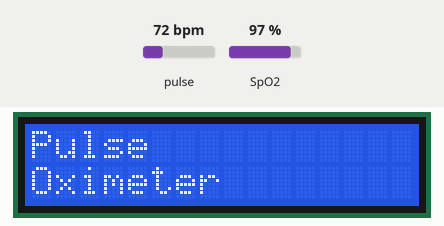
This sketch was run on a simulated Arduino Uno, built with avr-gcc and run on an emulated ATmega328P. On the bench: 16×2 character LCD. The inputs (shaded band) are chosen by the test bench; at power-on: SpO2 97 %, pulse 72 bpm. What the sketch prints to the serial monitor is not drawn.

Above: at 0.1 s.
At 3.2 s:
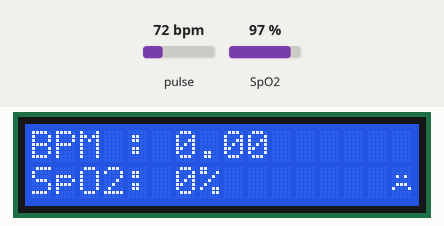
3.3 s: SpO2 set to 94 %
Timing chart, 0 to 3.4 s (numbered marks = the images above; inputs shaded):
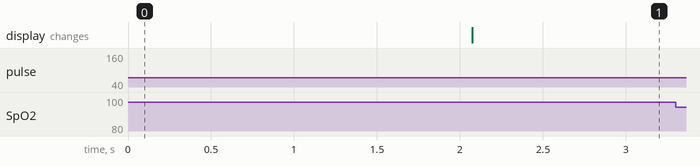

The sketch:

O2_Sensor_Project.ino
```cpp
#include <LiquidCrystal.h>
#include <string.h>
#include <Wire.h>
#include "MAX30100_PulseOximeter.h"

#define REPORTING_PERIOD_MS 1000

//These const ints define the pins that are being used between the arduino and the lcd screen
const int rs = 2,
          en = 3,
          d4 = 6,
          d5 = 7,
          d6 = 8,
          d7 = 9;

LiquidCrystal lcd(rs, en, d4, d5 ,d6, d7);
String Hello = "Peace Be Upon You";
String Hate = "Joe Mama, Got 'em";
//The byte below represents one of indices of the lcd screen
/**
byte bot[8] = {
  0b01110,
  0b01110,
  0b00100,
  0b11111,
  0b00100,
  0b00100,
  0b01010,
  0b10001
};
**/
byte smile[] = {
  B00000,
  B00000,
  B01010,
  B00000,
  B10001,
  B01110,
  B00000,
  B00000
};
byte mod[] = {
  B00000,
  B00000,
  B01010,
  B00000,
  B11111,
  B00000,
  B00000,
  B00000
};
byte sad[] = {
  B00000,
  B00000,
  B01010,
  B00000,
  B01110,
  B10001,
  B00000,
  B00000
};

PulseOximeter pox; //Define the oximeter object
uint32_t tsLastReport = 0;


void onBeatDetected(){
  Serial.println("Beat!!!");
}

void setup() {

  Serial.begin(115200); // Generally you want the baud rate for all devices to be the same (parameter of the begin function)
  lcd.begin(16,2); // initializing the grid size of the lcd screens
  lcd.createChar(1,smile);
  lcd.createChar(2, mod);
  lcd.createChar(3, sad);
  lcd.setCursor(0, 0);
  lcd.print("Pulse");
  lcd.setCursor(0, 1);
  lcd.print("Oximeter");
  Serial.println("test");
  delay(2000);

  //if-else statements to check if the initialization worked or not
  if(!pox.begin()){
    Serial.println("FAILED");
    for(;;);
  }
  else{
    Serial.println("SUCCESS");
  }
  pox.setIRLedCurrent(MAX30100_LED_CURR_7_6MA);

  pox.setOnBeatDetectedCallback(onBeatDetected);
}

void loop() {
  // put your main code here, to run repeatedly:
  Serial.println("loop");
  pox.update();
  //if the interval between reports has been too long
  if (millis() - tsLastReport > REPORTING_PERIOD_MS){
    lcd.clear();
    lcd.setCursor(0, 0);
    lcd.print("BPM : ");
    lcd.print(pox.getHeartRate());
    lcd.setCursor(0, 1);
    lcd.print("SpO2: ");
    lcd.print(pox.getSpO2());
    lcd.print("%");
    tsLastReport = millis();
    //If O2 reading is 96 or above (which is normal)
    if(pox.getSpO2() >= 96){
      lcd.setCursor(15, 1);
      lcd.write(1);
    }
    //If O2 reading is between 91 and 95 (a bit lower than normal)
    else if (pox.getSpO2() <= 95 && pox.getSpO2() >= 91){
      lcd.setCursor(15, 1);
      lcd.write(2);
    }
    //If O2 reading is below 90 (which is bad, should seek medical help/attention)
    else if (pox.getSpO2() <= 90){
      lcd.setCursor(15, 1);
      lcd.write(3);
    }
  }

  // These 2 for loops scroll the text from the strings defined above from right to left, with the second string being printed on the second line//
  /**
  for (int i = 0; i < Hello.length(); i++){ // This for loop prints out the characters of the string one by one
    lcd.print(Hello.charAt(i));
    delay(200);
  }
  lcd.setCursor(16,1);
  lcd.autoscroll(); //This function by default scrolls the screen from right to left
  for (int i =0; i < Hate.length(); i++){
    lcd.print(Hate.charAt(i));
    delay(400);
  }
  **/
  ////////////////


  // These 2 for loops allow for the text to scroll either left or right, giving more control of the text scrolling (configured for the first string called Hello)
  /**
  for (int pos = 0; pos < 17; pos++){
    lcd.scrollDisplayLeft();
    delay(250);
  }
  for (int pos = 0; pos < 17; pos++){
    lcd.scrollDisplayRight();
    delay(250);
  }
  **/
  ////////////////


  //This section of the codes uses the byte pixel art defined above to draw the art in each index and then repeatedly draw it on all indices of the lcd screen using the nested for loop
  /**
  lcd.setCursor(0, 0);
  lcd.write(byte(0));
  for(int col = 0; col < 2; col++){
    for(int row = 0; row < 16; row++){
      lcd.setCursor(row, col);
      lcd.write(byte(0));
      delay(100);
    }
  }
  **/
  ////////////////


  //Miscellaneous functions
  /**
  lcd.rightToLeft(); This function essentially makes the cursor print words backwards
  lcd.leftToRight(); makes cursor print the words in the default direction
  lcd.home(); positions the cursor in the upper left corner of the lcd display (0,0)
  lcd.blink(); blinks the cursor
  lcd.noDisplay(); turns off the lcd display without removing the text that is currently on the lcd
  lcd.display(); turns the display back on
  **/

}
```
